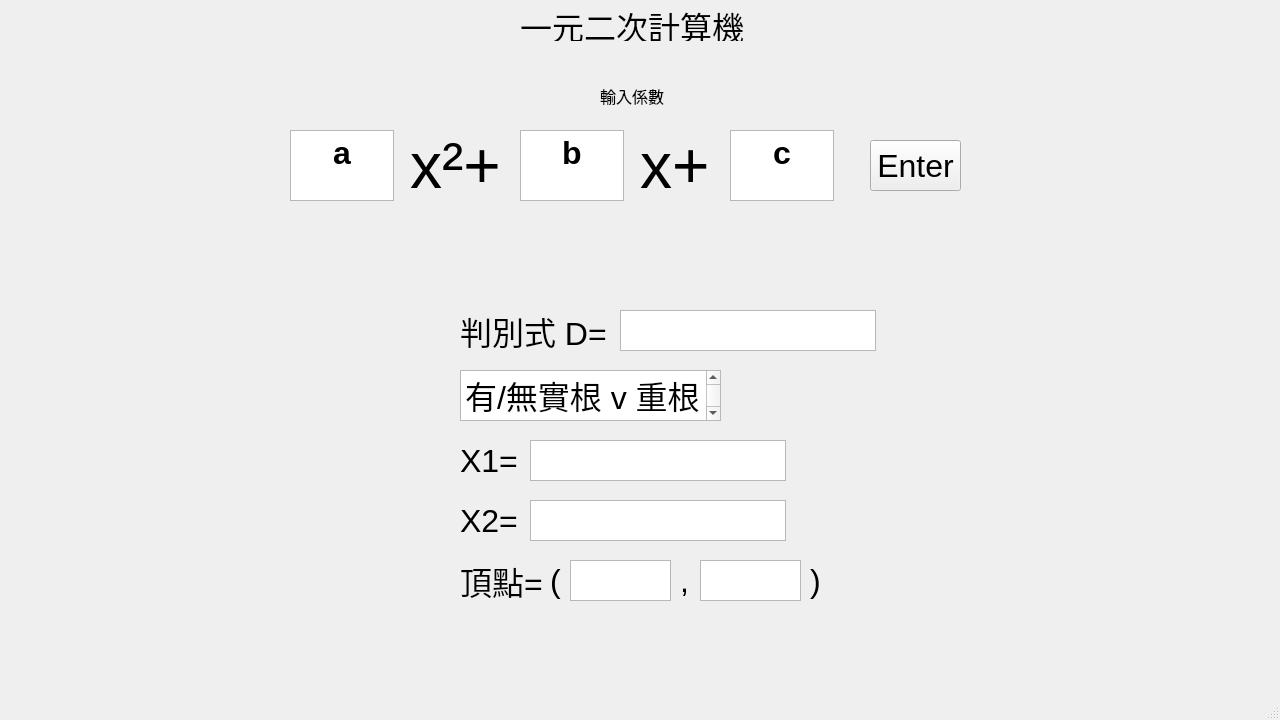
<?xml version="1.0" encoding="UTF-8"?>
<ui version="4.0">
 <class>MainWindow</class>
 <widget class="QMainWindow" name="MainWindow">
  <property name="geometry">
   <rect>
    <x>0</x>
    <y>0</y>
    <width>1280</width>
    <height>720</height>
   </rect>
  </property>
  <property name="windowTitle">
   <string>MainWindow</string>
  </property>
  <widget class="QWidget" name="centralwidget">
   <widget class="QLabel" name="label">
    <property name="geometry">
     <rect>
      <x>520</x>
      <y>10</y>
      <width>231</width>
      <height>31</height>
     </rect>
    </property>
    <property name="font">
     <font>
      <pointsize>24</pointsize>
     </font>
    </property>
    <property name="text">
     <string>一元二次計算機</string>
    </property>
   </widget>
   <widget class="QLabel" name="label_2">
    <property name="geometry">
     <rect>
      <x>600</x>
      <y>80</y>
      <width>71</width>
      <height>31</height>
     </rect>
    </property>
    <property name="font">
     <font>
      <pointsize>12</pointsize>
     </font>
    </property>
    <property name="text">
     <string>輸入係數</string>
    </property>
   </widget>
   <widget class="QTextEdit" name="textEdit">
    <property name="geometry">
     <rect>
      <x>290</x>
      <y>130</y>
      <width>104</width>
      <height>71</height>
     </rect>
    </property>
    <property name="html">
     <string>&lt;!DOCTYPE HTML PUBLIC &quot;-//W3C//DTD HTML 4.0//EN&quot; &quot;http://www.w3.org/TR/REC-html40/strict.dtd&quot;&gt;
&lt;html&gt;&lt;head&gt;&lt;meta name=&quot;qrichtext&quot; content=&quot;1&quot; /&gt;&lt;meta charset=&quot;utf-8&quot; /&gt;&lt;style type=&quot;text/css&quot;&gt;
p, li { white-space: pre-wrap; }
&lt;/style&gt;&lt;/head&gt;&lt;body style=&quot; font-family:'Microsoft JhengHei UI'; font-size:9pt; font-weight:400; font-style:normal;&quot;&gt;
&lt;p align=&quot;center&quot; style=&quot; margin-top:0px; margin-bottom:0px; margin-left:0px; margin-right:0px; -qt-block-indent:0; text-indent:0px;&quot;&gt;&lt;span style=&quot; font-size:24pt; font-weight:700;&quot;&gt;a&lt;/span&gt;&lt;/p&gt;&lt;/body&gt;&lt;/html&gt;</string>
    </property>
   </widget>
   <widget class="QTextEdit" name="textEdit_2">
    <property name="geometry">
     <rect>
      <x>520</x>
      <y>130</y>
      <width>104</width>
      <height>71</height>
     </rect>
    </property>
    <property name="html">
     <string>&lt;!DOCTYPE HTML PUBLIC &quot;-//W3C//DTD HTML 4.0//EN&quot; &quot;http://www.w3.org/TR/REC-html40/strict.dtd&quot;&gt;
&lt;html&gt;&lt;head&gt;&lt;meta name=&quot;qrichtext&quot; content=&quot;1&quot; /&gt;&lt;meta charset=&quot;utf-8&quot; /&gt;&lt;style type=&quot;text/css&quot;&gt;
p, li { white-space: pre-wrap; }
&lt;/style&gt;&lt;/head&gt;&lt;body style=&quot; font-family:'Microsoft JhengHei UI'; font-size:9pt; font-weight:400; font-style:normal;&quot;&gt;
&lt;p align=&quot;center&quot; style=&quot; margin-top:0px; margin-bottom:0px; margin-left:0px; margin-right:0px; -qt-block-indent:0; text-indent:0px;&quot;&gt;&lt;span style=&quot; font-size:24pt; font-weight:700;&quot;&gt;b&lt;/span&gt;&lt;/p&gt;&lt;/body&gt;&lt;/html&gt;</string>
    </property>
   </widget>
   <widget class="QTextEdit" name="textEdit_3">
    <property name="geometry">
     <rect>
      <x>730</x>
      <y>130</y>
      <width>104</width>
      <height>71</height>
     </rect>
    </property>
    <property name="html">
     <string>&lt;!DOCTYPE HTML PUBLIC &quot;-//W3C//DTD HTML 4.0//EN&quot; &quot;http://www.w3.org/TR/REC-html40/strict.dtd&quot;&gt;
&lt;html&gt;&lt;head&gt;&lt;meta name=&quot;qrichtext&quot; content=&quot;1&quot; /&gt;&lt;meta charset=&quot;utf-8&quot; /&gt;&lt;style type=&quot;text/css&quot;&gt;
p, li { white-space: pre-wrap; }
&lt;/style&gt;&lt;/head&gt;&lt;body style=&quot; font-family:'Microsoft JhengHei UI'; font-size:9pt; font-weight:400; font-style:normal;&quot;&gt;
&lt;p align=&quot;center&quot; style=&quot; margin-top:0px; margin-bottom:0px; margin-left:0px; margin-right:0px; -qt-block-indent:0; text-indent:0px;&quot;&gt;&lt;span style=&quot; font-size:24pt; font-weight:700;&quot;&gt;c&lt;/span&gt;&lt;/p&gt;&lt;/body&gt;&lt;/html&gt;</string>
    </property>
   </widget>
   <widget class="QLabel" name="label_3">
    <property name="geometry">
     <rect>
      <x>410</x>
      <y>120</y>
      <width>131</width>
      <height>91</height>
     </rect>
    </property>
    <property name="font">
     <font>
      <pointsize>48</pointsize>
     </font>
    </property>
    <property name="text">
     <string>x²+</string>
    </property>
   </widget>
   <widget class="QLabel" name="label_4">
    <property name="geometry">
     <rect>
      <x>640</x>
      <y>120</y>
      <width>131</width>
      <height>91</height>
     </rect>
    </property>
    <property name="font">
     <font>
      <pointsize>48</pointsize>
     </font>
    </property>
    <property name="text">
     <string>x+</string>
    </property>
   </widget>
   <widget class="QPushButton" name="pushButton">
    <property name="geometry">
     <rect>
      <x>870</x>
      <y>140</y>
      <width>91</width>
      <height>51</height>
     </rect>
    </property>
    <property name="font">
     <font>
      <pointsize>24</pointsize>
     </font>
    </property>
    <property name="text">
     <string>Enter</string>
    </property>
   </widget>
   <widget class="QLabel" name="label_5">
    <property name="geometry">
     <rect>
      <x>460</x>
      <y>310</y>
      <width>181</width>
      <height>41</height>
     </rect>
    </property>
    <property name="font">
     <font>
      <pointsize>24</pointsize>
     </font>
    </property>
    <property name="text">
     <string>判別式 D=</string>
    </property>
   </widget>
   <widget class="QTextBrowser" name="textBrowser">
    <property name="geometry">
     <rect>
      <x>460</x>
      <y>370</y>
      <width>261</width>
      <height>51</height>
     </rect>
    </property>
    <property name="html">
     <string>&lt;!DOCTYPE HTML PUBLIC &quot;-//W3C//DTD HTML 4.0//EN&quot; &quot;http://www.w3.org/TR/REC-html40/strict.dtd&quot;&gt;
&lt;html&gt;&lt;head&gt;&lt;meta name=&quot;qrichtext&quot; content=&quot;1&quot; /&gt;&lt;meta charset=&quot;utf-8&quot; /&gt;&lt;style type=&quot;text/css&quot;&gt;
p, li { white-space: pre-wrap; }
&lt;/style&gt;&lt;/head&gt;&lt;body style=&quot; font-family:'Microsoft JhengHei UI'; font-size:9pt; font-weight:400; font-style:normal;&quot;&gt;
&lt;p style=&quot; margin-top:0px; margin-bottom:0px; margin-left:0px; margin-right:0px; -qt-block-indent:0; text-indent:0px;&quot;&gt;&lt;span style=&quot; font-size:24pt;&quot;&gt;有/無實根 v 重根&lt;/span&gt;&lt;/p&gt;&lt;/body&gt;&lt;/html&gt;</string>
    </property>
   </widget>
   <widget class="QLabel" name="label_6">
    <property name="geometry">
     <rect>
      <x>460</x>
      <y>440</y>
      <width>181</width>
      <height>41</height>
     </rect>
    </property>
    <property name="font">
     <font>
      <pointsize>24</pointsize>
     </font>
    </property>
    <property name="text">
     <string>X1=</string>
    </property>
   </widget>
   <widget class="QLabel" name="label_7">
    <property name="geometry">
     <rect>
      <x>460</x>
      <y>500</y>
      <width>181</width>
      <height>41</height>
     </rect>
    </property>
    <property name="font">
     <font>
      <pointsize>24</pointsize>
     </font>
    </property>
    <property name="text">
     <string>X2=</string>
    </property>
   </widget>
   <widget class="QTextBrowser" name="textBrowser_2">
    <property name="geometry">
     <rect>
      <x>530</x>
      <y>440</y>
      <width>256</width>
      <height>41</height>
     </rect>
    </property>
   </widget>
   <widget class="QTextBrowser" name="textBrowser_3">
    <property name="geometry">
     <rect>
      <x>530</x>
      <y>500</y>
      <width>256</width>
      <height>41</height>
     </rect>
    </property>
   </widget>
   <widget class="QTextBrowser" name="textBrowser_4">
    <property name="geometry">
     <rect>
      <x>620</x>
      <y>310</y>
      <width>256</width>
      <height>41</height>
     </rect>
    </property>
   </widget>
   <widget class="QLabel" name="label_8">
    <property name="geometry">
     <rect>
      <x>460</x>
      <y>560</y>
      <width>181</width>
      <height>41</height>
     </rect>
    </property>
    <property name="font">
     <font>
      <pointsize>24</pointsize>
     </font>
    </property>
    <property name="text">
     <string>頂點=</string>
    </property>
   </widget>
   <widget class="QTextBrowser" name="textBrowser_5">
    <property name="geometry">
     <rect>
      <x>570</x>
      <y>560</y>
      <width>101</width>
      <height>41</height>
     </rect>
    </property>
   </widget>
   <widget class="QTextBrowser" name="textBrowser_6">
    <property name="geometry">
     <rect>
      <x>700</x>
      <y>560</y>
      <width>101</width>
      <height>41</height>
     </rect>
    </property>
   </widget>
   <widget class="QLabel" name="label_9">
    <property name="geometry">
     <rect>
      <x>810</x>
      <y>560</y>
      <width>16</width>
      <height>41</height>
     </rect>
    </property>
    <property name="font">
     <font>
      <pointsize>24</pointsize>
     </font>
    </property>
    <property name="text">
     <string>)</string>
    </property>
   </widget>
   <widget class="QLabel" name="label_10">
    <property name="geometry">
     <rect>
      <x>550</x>
      <y>560</y>
      <width>16</width>
      <height>41</height>
     </rect>
    </property>
    <property name="font">
     <font>
      <pointsize>24</pointsize>
     </font>
    </property>
    <property name="text">
     <string>(</string>
    </property>
   </widget>
   <widget class="QLabel" name="label_11">
    <property name="geometry">
     <rect>
      <x>680</x>
      <y>560</y>
      <width>16</width>
      <height>41</height>
     </rect>
    </property>
    <property name="font">
     <font>
      <pointsize>24</pointsize>
     </font>
    </property>
    <property name="text">
     <string>,</string>
    </property>
   </widget>
  </widget>
  <widget class="QMenuBar" name="menubar">
   <property name="geometry">
    <rect>
     <x>0</x>
     <y>0</y>
     <width>1280</width>
     <height>22</height>
    </rect>
   </property>
  </widget>
  <widget class="QStatusBar" name="statusbar"/>
 </widget>
 <resources/>
 <connections/>
</ui>
